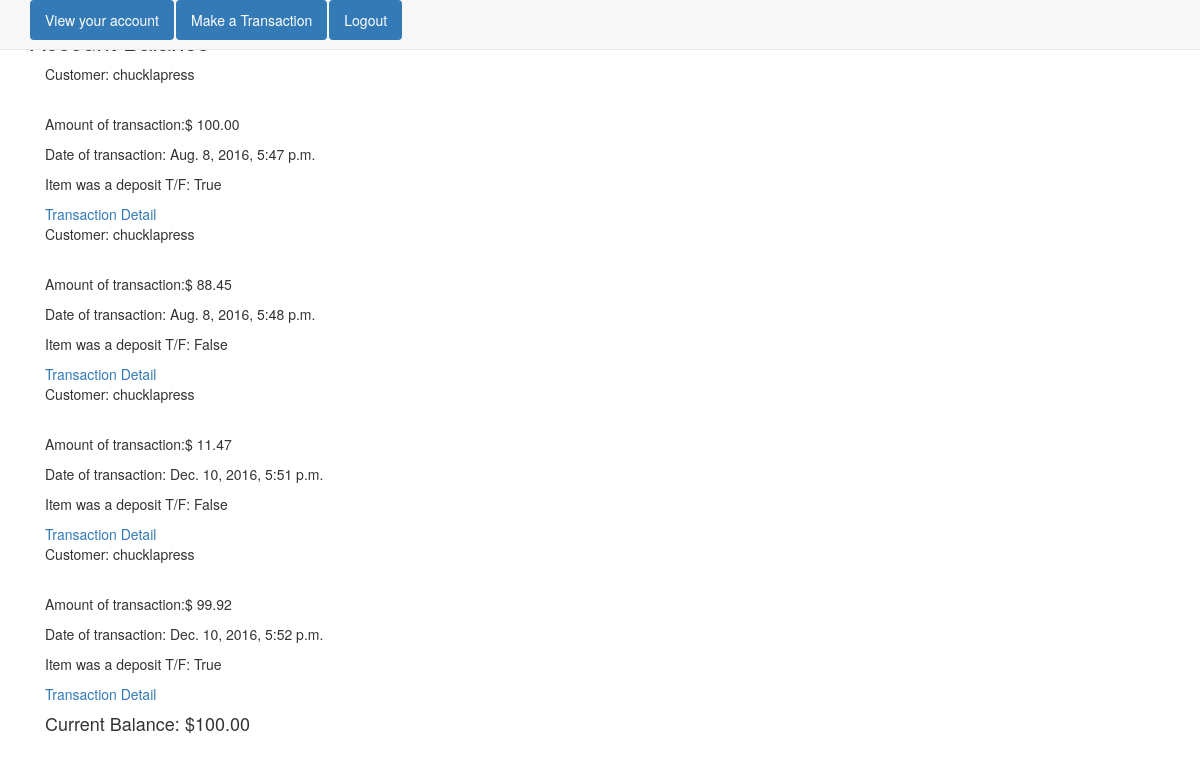
Screenshot of /balance/ (signed in) with the database file from the repository.
### ironapp/models.py (models this page shows, shortened)
class AcctBalance(models.Model):
    account_number = models.IntegerField()
    entry = models.DecimalField(max_digits=19, decimal_places=2)
    is_deposit = models.BooleanField(default=1)
    date = models.DateTimeField(default=datetime.now, blank=True)
    customer = models.ForeignKey('auth.User')
    memo_or_note = models.CharField(max_length=35)
    is_transfer = models.BooleanField(default=False)

### ironapp/views.py (the view)
# urls.py: url(r'^balance/$', AccountView.as_view(), name="acct_bal_view"),
class AccountView(LoginRequiredMixin, ListView):
    login_url = "/login/"
    template_name = "acctbalance_form.html"
    model = AcctBalance
    def get_queryset(self):
        return AcctBalance.objects.filter(customer=self.request.user)
    def get_context_data(self,**kwargs):
        context = super().get_context_data(**kwargs)
        self.is_balance = is_balance(self.request.user)
        context["balance"] = self.is_balance
        return context

### ironapp/views.py (called while the page is built)
def is_balance(user):
    transactions = AcctBalance.objects.filter(customer=user)
    balance = 0
    for items in transactions:
        if items.is_deposit == True:
            balance += items.entry
        elif items.is_deposit == False:
            balance -= items.entry
        elif items.is_transfer == True:
            balance -= items.entry
            if balance >0:
                print("This transaction is not supported")
    return balance

### templates/acctbalance_form.html
{% extends 'base.html' %}
{% load staticfiles %}
{% block content %}
<h3>Account Balance</h3>
<div class="container">
    {% for item in object_list %}
        <p>Customer: {{ item.customer }}</p>
        <br>
        <p>Amount of transaction:$ {{ item.entry }}</p>
        <p>Date of transaction: {{ item.date }}</p>
        <P>Item was a deposit T/F: {{ item.is_deposit }}</P>
        <a href= "{% url 'account_detail_view' item.pk %}">Transaction Detail</a>
    {% endfor %}
<h4>Current Balance: ${{balance}}</h4>
</div>
{% endblock %}

### rows the page displays
AcctBalance: customer "chucklapress", entry "100.00", date "Aug. 8, 2016, 5:47 p.m.", is_deposit "True"
AcctBalance: customer "chucklapress", entry "88.45", date "Aug. 8, 2016, 5:48 p.m.", is_deposit "False"
AcctBalance: customer "chucklapress", entry "11.47", date "Dec. 10, 2016, 5:51 p.m.", is_deposit "False"
AcctBalance: customer "chucklapress", entry "99.92", date "Dec. 10, 2016, 5:52 p.m.", is_deposit "True"

### other values shown
{{ balance }} "100.00"
